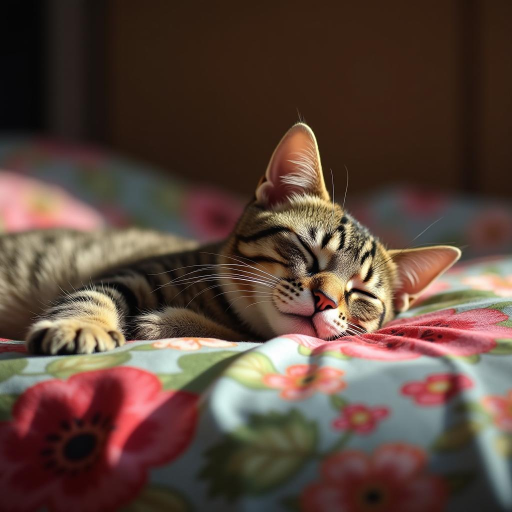
#> input picture transform images/image.jpg, 1024 x 1024 px (shown at 1/2 size)
$ python -i transform_images.py   (imports and definitions only)
#> lines starting #> are read from the running program, lines starting #| are printed output that depends on the picture
from PIL import Image, ImageFilter, ImageEnhance
import io
import random
import numpy as np

def jpeg_compression(image, quality):
    ## quality = 90, 70, 50, 30
    buffer = io.BytesIO()
    image.save(buffer, format="JPEG", quality=quality)
    buffer.seek(0)
    compressed_image = Image.open(buffer)
    return compressed_image.convert("RGB")

def gaussian_blur(image, sigma):
    ## sigma = 0.5, 1.0 or 2.0
    return image.filter(ImageFilter.GaussianBlur(radius=sigma))

def resize_image(image, scale):
    ## scale = 0.5 or 0.25
    original_width, original_height = image.size
    new_width = int(original_width * scale)
    new_height = int(original_height * scale)
    small_image = image.resize((new_width, new_height), Image.Resampling.LANCZOS)
    resized_image = small_image.resize((original_width, original_height), Image.Resampling.LANCZOS)
    return resized_image

def gaussian_noise(image, sigma):
    ##sigma = 0.02, 0.05, 0.10
    image_array = np.asarray(image).astype(np.float32) / 255.0
    noise = np.random.normal(loc=0.0, scale=sigma, size=image_array.shape)
    noisy_image = image_array + noise
    noisy_image = np.clip(noisy_image, 0.0, 1.0)
    noisy_image = (noisy_image * 255).astype(np.uint8)
    return Image.fromarray(noisy_image).convert("RGB")

def colour_jitter(image):
    ##random modification of brightness, contrast, saturation by +- 20%
    brightness_factor = random.uniform(0.8, 1.2)
    contrast_factor = random.uniform(0.8, 1.2)
    saturation_factor = random.uniform(0.8, 1.2)
    image = ImageEnhance.Brightness(image).enhance(brightness_factor)
    image = ImageEnhance.Contrast(image).enhance(contrast_factor)
    image = ImageEnhance.Color(image).enhance(saturation_factor)
    return image

def center_crop(image, crop_ratio=0.8):
    ##crop to 80%
    width, height = image.size
    new_width = int(width * crop_ratio)
    new_height = int(height * crop_ratio)
    left = (width - new_width) // 2
    top = (height - new_height) // 2
    right = left + new_width
    bottom = top + new_height
    return image.crop((left, top, right, bottom))

def apply_random_transform(image):

    # if random.random() < 0.5:
    #     return image

    transform_type = random.choice([
        "jpeg",
        "blur",
        "resize",
        "noise",
        "colour",
        "crop"
    ])

    if transform_type == "jpeg":
        quality = random.choice([90, 70, 50, 30])
        image = jpeg_compression(image, quality)

    elif transform_type == "blur":
        sigma = random.choice([0.5, 1.0, 2.0])
        image = gaussian_blur(image, sigma)

    elif transform_type == "resize":
        scale = random.choice([0.5, 0.25])
        image = resize_image(image, scale)

    elif transform_type == "noise":
        sigma = random.choice([0.02, 0.05, 0.10])
        image = gaussian_noise(image, sigma)

    elif transform_type == "colour":
        image = colour_jitter(image)

    elif transform_type == "crop":
        image = center_crop(image, crop_ratio=0.8)

    return image

>>> import cv2
>>> picture = cv2.imread('image.jpg', cv2.IMREAD_GRAYSCALE)
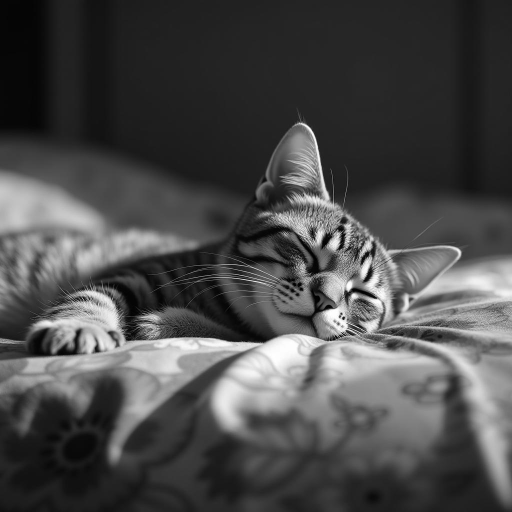
#> picture: shape (1024, 1024) (shown at 1/2 size); min 0, max 255, mean 74.7
>>> result = apply_random_transform(picture)
#> in gaussian_noise, `noisy_image = image_array + noise`:
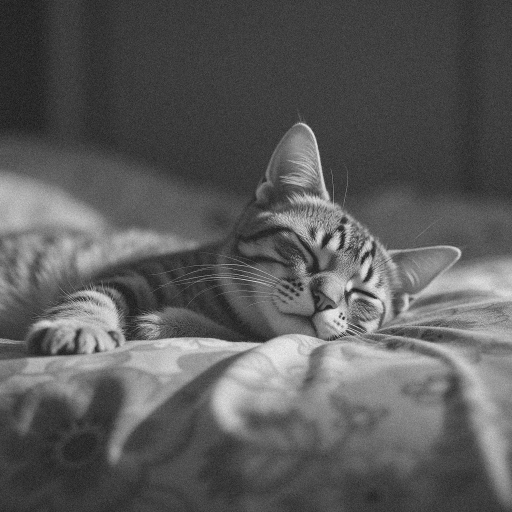
#> noisy_image: shape (1024, 1024) float64 (shown at 1/2 size); min -0.191, max 1.16, mean 0.293; drawn with min black and max white
